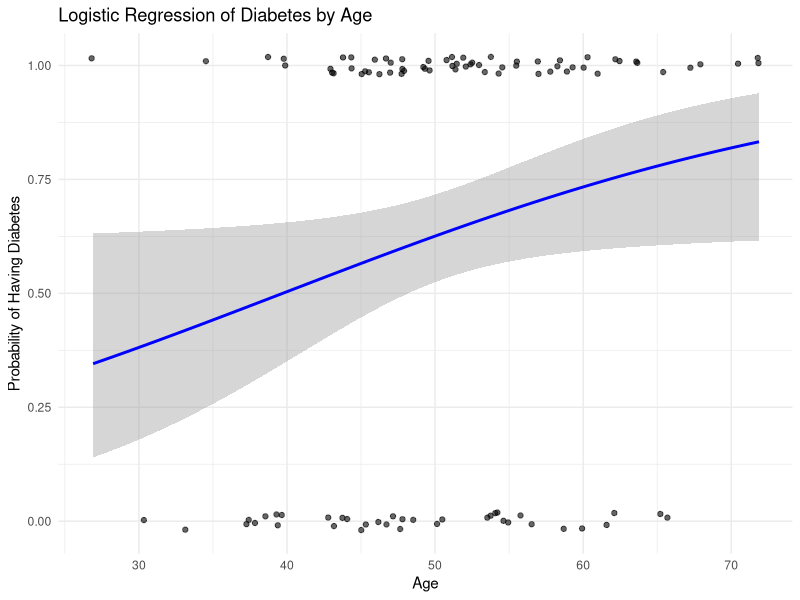
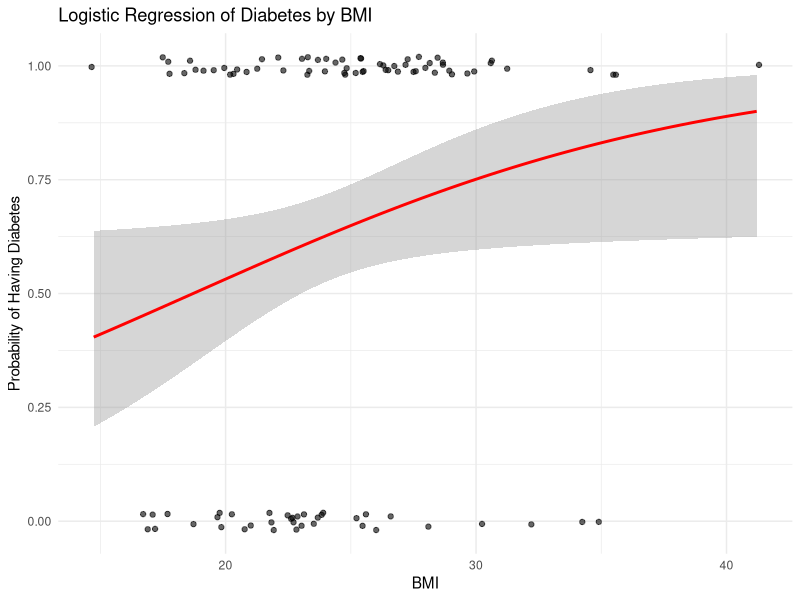

The R script that drew these images, in order:
# the Logistic Regression predicts the outcome of something happening or not happening and produces a probability value between 0 and 1.

# H0: there is no significant relationship between age and the likelihood of having diabetes.
# HA: there is a significant relationship between age and the likelihood of having diabetes.
# H0: there is no statistically significant relationship between BMI and the likelihood of having diabetes.
# HA: there is a statistically significant relationship between BMI and the likelihood of having diabetes.
# p-val < sig level reject H0
# p-val > sig level accept H0

# Load necessary libraries
library(ggplot2)

# Create a sample dataset
set.seed(123)  # for reproducibility
n <- 100  # Number of samples
age <- rnorm(n, mean = 50, sd = 10)  # Age in years
bmi <- rnorm(n, mean = 25, sd = 5)  # BMI

# Simulate a binary outcome (0 = no diabetes, 1 = diabetes)
diabetes <- rbinom(n, 1, prob = 1 / (1 + exp(-(0.1 * age + 0.15 * bmi - 8))))

# Combine into a data frame
dat <- data.frame(age, bmi, diabetes)

# Fit logistic regression model
model <- glm(diabetes ~ age + bmi, data = dat, family = "binomial")

# Print model summary
summary(model)

# Print test results with interpretation for logistic regression
cat("\nLogistic Regression Test Results:\n")

# Extract p-values for age and bmi
p_value_age <- summary(model)$coefficients["age", "Pr(>|z|)"]
p_value_bmi <- summary(model)$coefficients["bmi", "Pr(>|z|)"]

# Define significance level
alpha <- 0.05

cat("Test Statistic (Age Coefficient):", summary(model)$coefficients["age", "z value"], "\n")
cat("p-value (Age):", p_value_age, "\n")

if(p_value_age < alpha) {
  cat("Conclusion: Reject the null hypothesis (H0) for Age. There is a statistically significant relationship between Age and the likelihood of having diabetes.\n")
} else {
  cat("Conclusion: Accept the null hypothesis (H0) for Age. There is no statistically significant relationship between Age and the likelihood of having diabetes.\n")
}

cat("\nTest Statistic (BMI Coefficient):", summary(model)$coefficients["bmi", "z value"], "\n")
cat("p-value (BMI):", p_value_bmi, "\n")

if(p_value_bmi < alpha) {
  cat("Conclusion: Reject the null hypothesis (H0) for BMI. There is a statistically significant relationship between BMI and the likelihood of having diabetes.\n")
} else {
  cat("Conclusion: Accept the null hypothesis (H0) for BMI. There is no statistically significant relationship between BMI and the likelihood of having diabetes.\n")
}

# Odds ratios
odds_ratios <- exp(coef(model))
cat("\nOdds Ratios:\n")
print(odds_ratios)
cat("Interpretation: The odds ratios show how much the odds of having diabetes change with a one-unit increase in age or BMI.\n")

# Confidence intervals for the odds ratios
conf_int <- exp(confint(model))
cat("\n95% Confidence Intervals for Odds Ratios:\n")
print(conf_int)
cat("If the 95% confidence interval for an odds ratio does not include 1, it suggests a significant association.\n")

# Visualization using ggplot2
ggplot(dat, aes(x = age, y = diabetes)) +
  geom_point(position = position_jitter(width = 0.1, height = 0.02), alpha = 0.6) +
  stat_smooth(method = "glm", method.args = list(family = "binomial"), color = "blue", se = TRUE) +
  labs(title = "Logistic Regression of Diabetes by Age",
       x = "Age",
       y = "Probability of Having Diabetes") +
  theme_minimal()

# Add another plot for BMI
ggplot(dat, aes(x = bmi, y = diabetes)) +
  geom_point(position = position_jitter(width = 0.1, height = 0.02), alpha = 0.6) +
  stat_smooth(method = "glm", method.args = list(family = "binomial"), color = "red", se = TRUE) +
  labs(title = "Logistic Regression of Diabetes by BMI",
       x = "BMI",
       y = "Probability of Having Diabetes") +
  theme_minimal()
